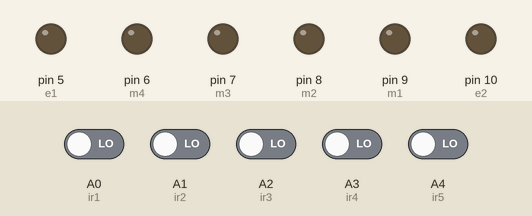
Recording of a sketch running on a simulated Arduino Uno, built with avr-gcc and run on an emulated ATmega328P. On the bench: output pins drawn as LEDs (lit = HIGH). The test bench sets the inputs (shaded band); at power-on: A0 (ir1), A1 (ir2), A2 (ir3), A3 (ir4), A4 (ir5) LOW.

Above: at 1.2 s.
1.3 s: A0 (ir1) driven HIGH and A1 (ir2) driven HIGH
At 2.5 s:
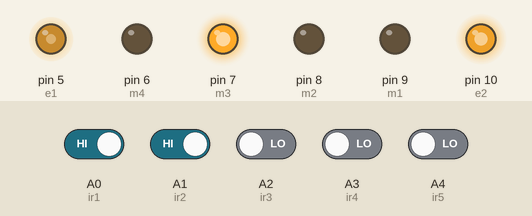
2.8 s: A4 (ir5) driven HIGH
At 3.6 s:
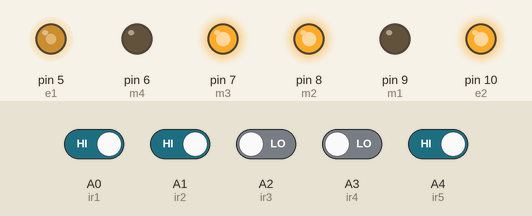
4.3 s: A3 (ir4) driven HIGH
At 4.7 s:
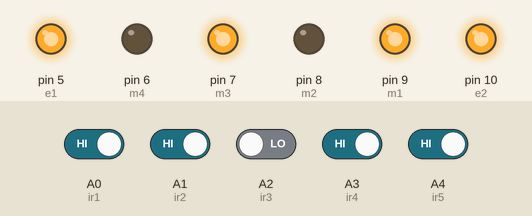
5.8 s: A1 (ir2) driven LOW
At 7.0 s:
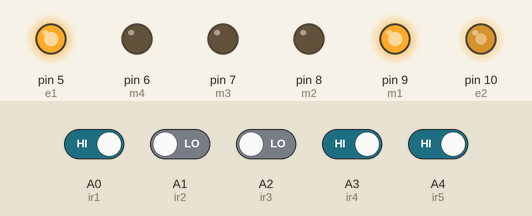
7.3 s: A2 (ir3) driven HIGH
At 8.2 s:
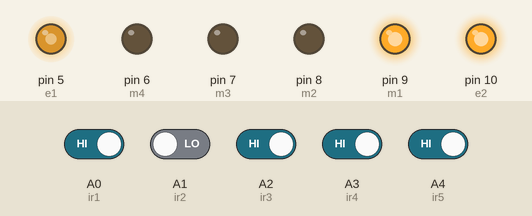
8.8 s: A2 (ir3) driven LOW
At 9.4 s:
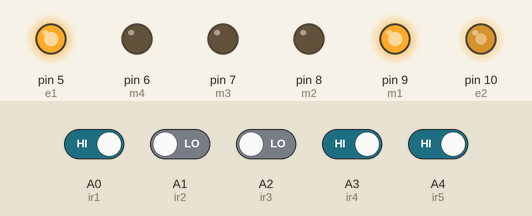
Timing chart, 0 to 11.3 s (numbered marks = the images above; inputs shaded):
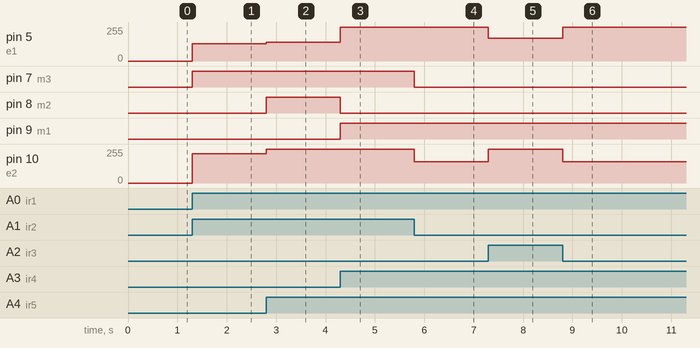

Measured:
- after the input at 1.3 s, pin 5 (e1): 0/255 → 130/255 at once; pin 7 (m3): LOW → HIGH at once; pin 10 (e2): 0/255 → 220/255 at once
- after the input at 2.8 s, pin 5 (e1): 130/255 → 140/255 at once; pin 8 (m2): LOW → HIGH at once; pin 10 (e2): 220/255 → 255/255 at once
- after the input at 4.3 s, pin 5 (e1): 140/255 → 255/255 at once; pin 8 (m2): HIGH → LOW at once; pin 9 (m1): LOW → HIGH at once
- after the input at 5.8 s, pin 7 (m3): HIGH → LOW at once; pin 10 (e2): 255/255 → 160/255 at once
- after the input at 7.3 s, pin 5 (e1): 255/255 → 170/255 at once; pin 10 (e2): 160/255 → 255/255 at once
- after the input at 8.8 s, pin 5 (e1): 170/255 → 255/255 at once; pin 10 (e2): 255/255 → 160/255 at once

The sketch:

SPEED.ino
```cpp
#define m1 9   // มอเตอร์ขวา เดินหน้า (MA1)
#define m2 8   // มอเตอร์ขวา ถอยหลัง (MA2)
#define m3 7   // มอเตอร์ซ้าย เดินหน้า (MB1)
#define m4 6   // มอเตอร์ซ้าย ถอยหลัง (MB2)
#define e1 5   // PWM ควบคุมความเร็ว มอเตอร์ขวา (EA)
#define e2 10  // PWM ควบคุมความเร็ว มอเตอร์ซ้าย (EB)


//********** การเชื่อมต่อเซ็นเซอร์ IR 5 ช่อง **********//
// หมายเหตุ: เจอเส้นดำ = LOW (0), ไม่เจอเส้น = HIGH (1)
#define ir1 A0  // s1 = เซ็นเซอร์ซ้ายสุด
#define ir2 A1  // s2 = เซ็นเซอร์ซ้าย
#define ir3 A2  // s3 = เซ็นเซอร์กลาง
#define ir4 A3  // s4 = เซ็นเซอร์ขวา
#define ir5 A4  // s5 = เซ็นเซอร์ขวาสุด
//*************************************************//


void setup() {
  pinMode(m1, OUTPUT); // ขวาเดินหน้า
  pinMode(m2, OUTPUT); // ขวาถอยหลัง
  pinMode(m3, OUTPUT); // ซ้ายเดินหน้า
  pinMode(m4, OUTPUT); // ซ้ายถอยหลัง
  pinMode(e1, OUTPUT); // PWM มอเตอร์ขวา
  pinMode(e2, OUTPUT); // PWM มอเตอร์ซ้าย

  pinMode(ir1, INPUT); // เซ็นเซอร์ซ้ายสุด
  pinMode(ir2, INPUT); // เซ็นเซอร์ซ้าย
  pinMode(ir3, INPUT); // เซ็นเซอร์กลาง
  pinMode(ir4, INPUT); // เซ็นเซอร์ขวา
  pinMode(ir5, INPUT); // เซ็นเซอร์ขวาสุด

}


void loop() {
  // อ่านค่าจากเซ็นเซอร์
  int s1 = digitalRead(ir1);  // ซ้ายสุด
  int s2 = digitalRead(ir2);  // ซ้าย
  int s3 = digitalRead(ir3);  // กลาง
  int s4 = digitalRead(ir4);  // ขวา
  int s5 = digitalRead(ir5);  // ขวาสุด


  // ========== วิ่งตรง ==========
  if((s1 == 1) && (s2 == 1) && (s3 == 0) && (s4 == 1) && (s5 == 1))
  {
    // เฉพาะเซ็นเซอร์กลางเจอเส้น → วิ่งตรง
    analogWrite(e1, 255); // มอเตอร์ขวาเต็มสปีด
    analogWrite(e2, 255); // มอเตอร์ซ้ายเต็มสปีด
    digitalWrite(m1, HIGH); digitalWrite(m2, LOW); // ขวาเดินหน้า
    digitalWrite(m3, HIGH); digitalWrite(m4, LOW); // ซ้ายเดินหน้า
  }


  // ========== เบี่ยงขวาเล็กน้อย ==========
  if((s1 == 1) && (s2 == 0) && (s3 == 1) && (s4 == 1) && (s5 == 1))
  {
    // เซ็นเซอร์ซ้ายเจอเส้น → ต้องเลี้ยวขวาเล็กน้อย
    analogWrite(e1, 170); // มอเตอร์ขวาเร็ว
    analogWrite(e2, 255); // มอเตอร์ซ้ายช้าลง
    digitalWrite(m1, HIGH); digitalWrite(m2, LOW); // ขวาเดินหน้า
    digitalWrite(m3, LOW);  digitalWrite(m4, LOW); // ซ้ายหยุด
  }


  // ========== เบี่ยงขวามาก ==========
  if((s1 == 0) && (s2 == 1) && (s3 == 1) && (s4 == 1) && (s5 == 1))
  {
    // เซ็นเซอร์ซ้ายสุดเจอเส้น → ต้องเลี้ยวขวามาก
    analogWrite(e1, 255); // มอเตอร์ขวาเร็ว
    analogWrite(e2, 140); // มอเตอร์ซ้ายช้าลง
    digitalWrite(m1, HIGH); digitalWrite(m2, LOW); // ขวาเดินหน้า
    digitalWrite(m3, LOW);  digitalWrite(m4, HIGH); // ซ้ายถอยหลัง
  }


  // ========== เบี่ยงซ้ายเล็กน้อย ==========
  if((s1 == 1) && (s2 == 1) && (s3 == 1) && (s4 == 0) && (s5 == 1))
  {
    // เซ็นเซอร์ขวาเจอเส้น → ต้องเลี้ยวซ้ายเล็กน้อย
    analogWrite(e1, 140); // มอเตอร์ขวาช้าลง
    analogWrite(e2, 255); // มอเตอร์ซ้ายเร็ว
    digitalWrite(m1, LOW);  digitalWrite(m2, HIGH); // ขวาหยุด
    digitalWrite(m3, HIGH); digitalWrite(m4, LOW); // ซ้ายเดินหน้า
  }


  // ========== เบี่ยงซ้ายมาก ==========
  if((s1 == 1) && (s2 == 1) && (s3 == 1) && (s4 == 1) && (s5 == 0))
  {
    // เซ็นเซอร์ขวาสุดเจอเส้น → ต้องเลี้ยวซ้ายมาก
    analogWrite(e1, 170); // มอเตอร์ขวาช้าลง
    analogWrite(e2, 255); // มอเตอร์ซ้ายเร็ว
    digitalWrite(m1, LOW);  digitalWrite(m2, HIGH); // ขวาถอยหลัง
    digitalWrite(m3, HIGH); digitalWrite(m4, LOW);  // ซ้ายเดินหน้า
  }


  // ========== กลาง + ขวาเจอเส้น ==========
  if((s1 == 1) && (s2 == 1) && (s3 == 0) && (s4 == 0) && (s5 == 1))
  {
    // เริ่มเบี่ยงซ้าย
    analogWrite(e1, 140); // ขวาช้าลง
    analogWrite(e2, 255); // ซ้ายเร็ว
    digitalWrite(m1, LOW);  digitalWrite(m2, HIGH); // ขวาหยุด
    digitalWrite(m3, HIGH); digitalWrite(m4, LOW); // ซ้ายเดินหน้า
  }


  // ========== กลาง + ซ้ายเจอเส้น ==========
  if((s1 == 1) && (s2 == 0) && (s3 == 0) && (s4 == 1) && (s5 == 1))
  {
    // เริ่มเบี่ยงขวา
    analogWrite(e1, 255); // ขวาเร็ว
    analogWrite(e2, 160); // ซ้ายช้า
    digitalWrite(m1, HIGH); digitalWrite(m2, LOW); // ขวาเดินหน้า
    digitalWrite(m3, LOW);  digitalWrite(m4, LOW); // ซ้ายหยุด
  }


  // ========== ซ้ายสุด + ซ้าย + กลางเจอเส้น ==========
  if((s1 == 0) && (s2 == 0) && (s3 == 0) && (s4 == 1) && (s5 == 1))
  {
    // ต้องเลี้ยวขวามาก

    analogWrite(e1, 250); // ขวาเร็ว
    analogWrite(e2, 140); // ซ้ายช้า
    digitalWrite(m1, HIGH); digitalWrite(m2, LOW); // ขวาเดินหน้า
    digitalWrite(m3, LOW);  digitalWrite(m4, LOW); // ซ้ายหยุด
  }


  // ========== ขวาสุด + ขวา + กลางเจอเส้น ==========
  if((s1 == 1) && (s2 == 1) && (s3 == 0) && (s4 == 0) && (s5 == 0))
  {
    // ต้องเลี้ยวซ้ายมาก

    analogWrite(e1, 130); // ขวาช้า
    analogWrite(e2, 220); // ซ้ายเร็ว
    digitalWrite(m1, LOW);  digitalWrite(m2, LOW); // ขวาหยุด
    digitalWrite(m3, HIGH); digitalWrite(m4, LOW); // ซ้ายเดินหน้า
  }


  // ========== ทุกตัวเจอเส้น ==========
  if((s1 == 0) && (s2 == 0) && (s3 == 0) && (s4 == 0) && (s5 == 0))
  {
    // หยุดรถ
    digitalWrite(m1, LOW);
    digitalWrite(m2, LOW);
    digitalWrite(m3, LOW);
    digitalWrite(m4, LOW);
  }
}
```
